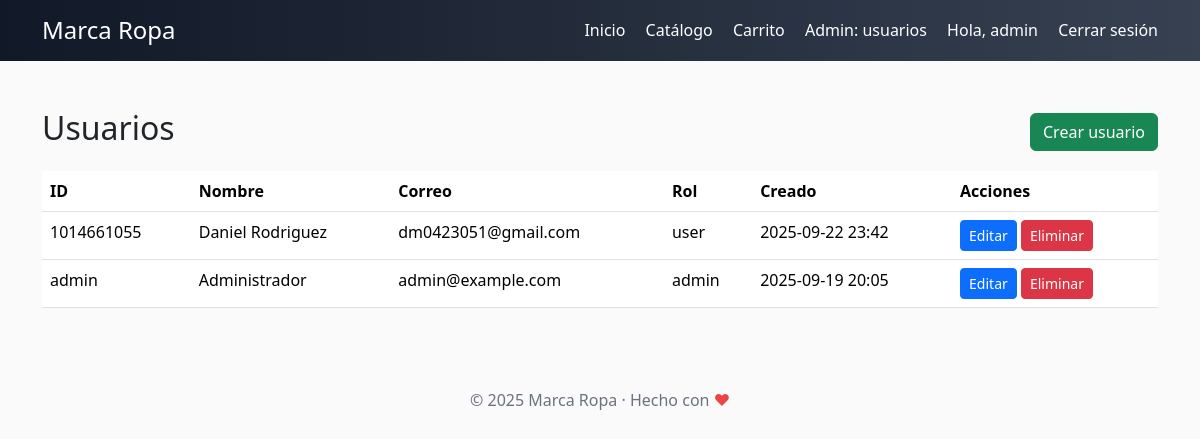
The page /admin/users (signed in) on the database its author committed.
### app.py (models this page shows, shortened)
class Usuario(db.Model):
    __tablename__ = 'usuarios'
    id_usuario = db.Column(db.String(15), primary_key=True)
    nombre = db.Column(db.String(150), nullable=False)
    correo = db.Column(db.String(150), unique=True)
    contrasena = db.Column(db.String(255))
    direccion = db.Column(db.String(255))  # en la BD actual puede ser NOT NULL; al crear usaremos '' si es necesario
    id_rol = db.Column(db.String(1), db.ForeignKey('rol.id_rol'))  # FK a varchar(1)
    creado_en = db.Column(db.DateTime, server_default=db.func.now())
    actualizado_en = db.Column(db.DateTime, server_default=db.func.now(), onupdate=db.func.now())

### app.py (the view)
@app.route('/admin/users')
@role_required('admin')
def admin_users():
    users = Usuario.query.order_by(Usuario.creado_en.desc()).all()
    return render_template('admin_users.html', users=users)

### app.py (called while the page is built)
def role_required(allowed_role):
    def decorator(f):
        @wraps(f)
        def decorated(*args, **kwargs):
            if 'username' not in session:
                flash('Debes iniciar sesión', 'warning')
                return redirect(url_for('login'))
            role = session.get('role')
            if role == allowed_role:
                return f(*args, **kwargs)
            r_allowed = Rol.query.filter(or_(Rol.id_rol == allowed_role, Rol.nombre.ilike(f"%{allowed_role}%"))).first()
            if r_allowed and role == r_allowed.id_rol:
                return f(*args, **kwargs)
            flash('No tienes permisos para acceder a esta página', 'danger')
            return redirect(url_for('index'))
        return decorated
    return decorator

@app.context_processor
def inject_year():
    return {"year": 2025}

### templates/admin_users.html (shortened to what this page needs)
{% extends "base.html" %}
{% block content %}
<div class="d-flex justify-content-between align-items-center mb-3">
  <h2>Usuarios</h2>
  <a class="btn btn-success" href="{{ url_for('admin_create_user') }}">Crear usuario</a>
</div>
<table class="table">
  <thead>
    <tr>
      <th>ID</th>
      <th>Nombre</th>
      <th>Correo</th>
      <th>Rol</th>
      <th>Creado</th>
      <th>Acciones</th>
    </tr>
  </thead>
  <tbody>
    {% for u in users %}
    <tr>
      <td>{{ u.id_usuario }}</td>
      <td>{{ u.nombre }}</td>
      <td>{{ u.correo }}</td>
      <td>{{ u.id_rol }}</td>
      <td>{{ u.creado_en.strftime('%Y-%m-%d %H:%M') if u.creado_en else '' }}</td>
      <td>
        <a class="btn btn-sm btn-primary" href="{{ url_for('admin_edit_user', id_usuario=u.id_usuario) }}">Editar</a>
        <form style="display:inline" method="POST" action="{{ url_for('admin_delete_user', id_usuario=u.id_usuario) }}" onsubmit="return confirm('¿Eliminar usuario?');">
          <button class="btn btn-sm btn-danger">Eliminar</button>
        </form>
      </td>
    </tr>
    {% endfor %}
  </tbody>
</table>
{% endblock %}

### templates/base.html (shortened to what this page needs)
<!DOCTYPE html>
<html lang="es">
<head>
    <link href="https://cdn.jsdelivr.net/npm/bootstrap@5.3.2/dist/css/bootstrap.min.css" rel="stylesheet">
</head>
<body>
    <nav class="brand-bar py-3">
        <div class="container d-flex justify-content-between align-items-center">
            <h1 class="h4 mb-0"><a href="/" class="text-white text-decoration-none">Marca Ropa</a></h1>
            <div>
                <a href="/" class="text-white text-decoration-none me-3">Inicio</a>
                <a href="/#catalogo" class="text-white text-decoration-none me-3">Catálogo</a>
                <a href="{{ url_for('cart') }}" class="text-white text-decoration-none me-3">
                    Carrito {% if session.get('cart') %}({{ session['cart']|length }}){% endif %}
                </a>
                {% if session.get('username') %}
                    {% if session.get('role') == 'admin' %}
                        <a href="{{ url_for('admin_users') }}" class="text-white text-decoration-none me-3">Admin: usuarios</a>
                    {% endif %}
                    <span class="text-white me-3">Hola, {{ session['username'] }}</span>
                    <a href="{{ url_for('logout') }}" class="text-white text-decoration-none">Cerrar sesión</a>
                {% else %}
                    <a href="{{ url_for('login') }}" class="text-white text-decoration-none me-3">Iniciar sesión</a>
                    <a href="{{ url_for('register') }}" class="text-white text-decoration-none">Registro</a>
                {% endif %}
            </div>
        </div>
    </nav>
    <main class="container my-5">
        {% block content %}{% endblock %}
    </main>
    <footer>
        <div class="container">
            <p class="mb-0">© {{ year }} Marca Ropa · Hecho con <span style="color:#ef4444">❤</span></p>
        </div>
    </footer>
</body>
</html>

### templates/base.html (style rules this page uses)
body { background: #fafafa; }
.brand-bar { background: linear-gradient(90deg,#111827,#374151); color: white; }
footer { padding: 2rem 0; text-align:center; color:#6b7280 }

### rows shown on the page
Usuario: id_usuario "1014661055", nombre "Daniel Rodriguez", correo "dm0423051@gmail.com", id_rol "user", creado_en "2025-09-22 23:42"
Usuario: id_usuario "admin", nombre "Administrador", correo "admin@example.com", id_rol "admin", creado_en "2025-09-19 20:05"

### other values the page prints
{{ session['username'] }} "admin"
{{ year }} "2025"
